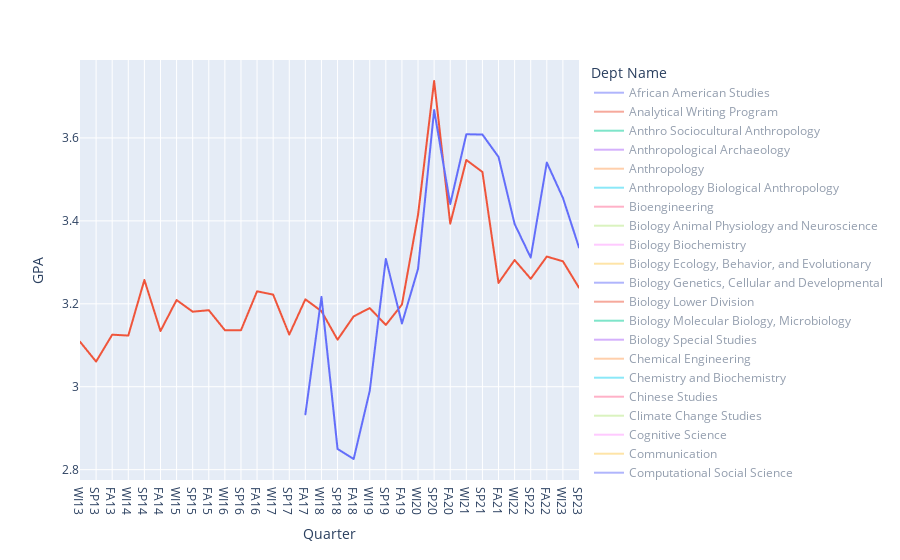

This figure's notebook cell:
### Code cell
px.line(mean_gpa_by_dept_qtr, x="Quarter", y="GPA", color="Dept Name", category_orders={"Dept Name": np.sort(mean_gpa_by_dept_qtr["Dept Name"].unique())}
).update_traces(visible="legendonly", selector=lambda t: not t.name in ["Data Science", "Computer Science and Engineering"])
#in this plot you can compare GPA by department by looking through these department names
